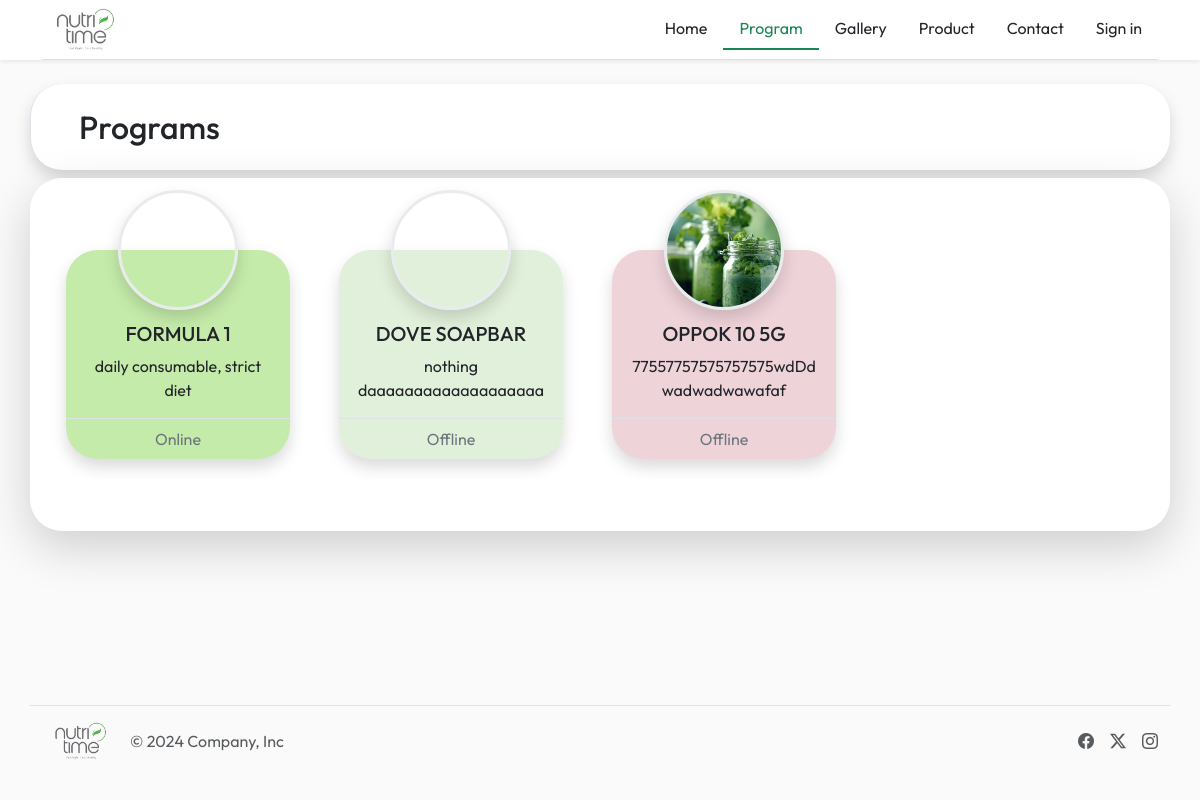
The page /User/pages/program.php on the database as committed earlier.
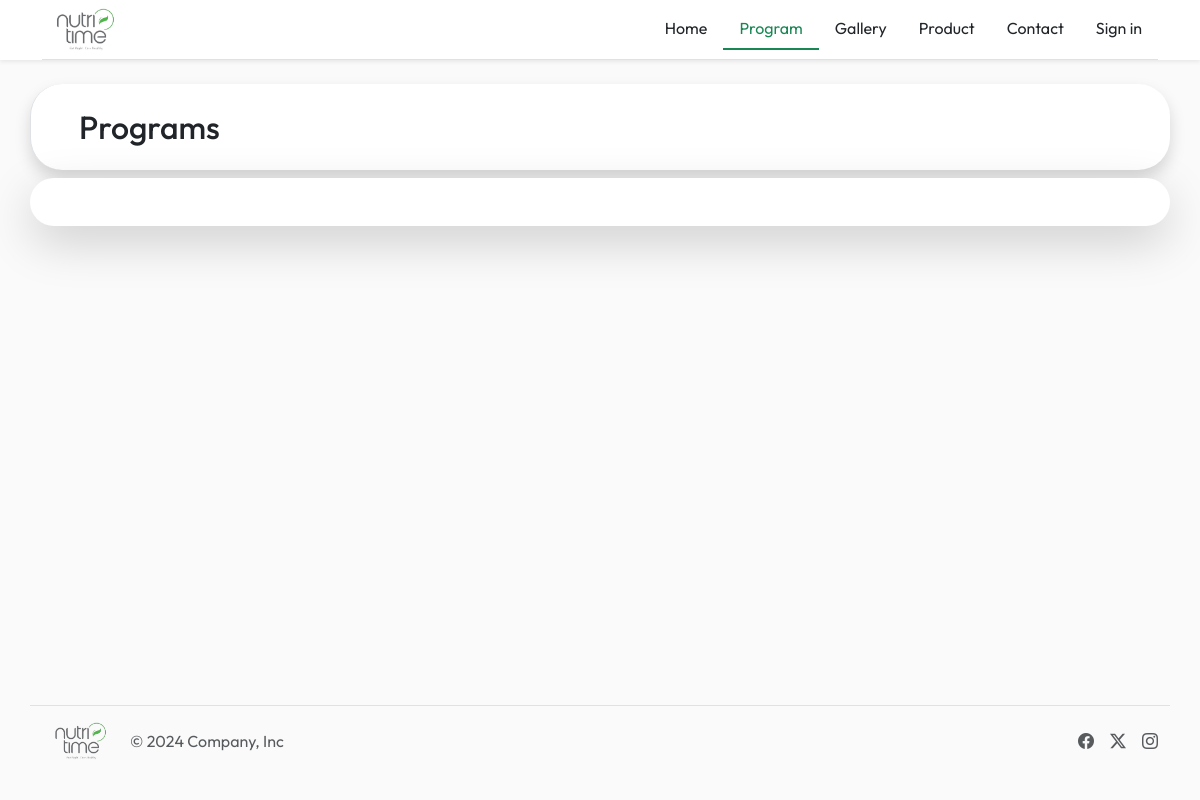
The same page on the database as committed later.
### tables this page shows
CREATE TABLE `program` (
  `program_id` int(11) NOT NULL,
  `program_name` varchar(50) NOT NULL,
  `program_img` varchar(50) NOT NULL,
  `program_purpose` varchar(50) NOT NULL,
  `program_duration` varchar(50) NOT NULL,
  `program_age` varchar(20) NOT NULL,
  `program_fee` int(20) NOT NULL,
  `program_condition` varchar(50) NOT NULL,
  `program_mode` varchar(50) NOT NULL
);

### User/pages/program.php (the view, shortened to what this page needs)
<?php
 include './connect.php';
?>
<!DOCTYPE html>
<html lang="en">
<head>
    <link rel="stylesheet" href="../css/style.css">
    <link rel="stylesheet" href="https://cdn.jsdelivr.net/npm/bootstrap@5.3.2/dist/css/bootstrap.min.css">
    <link rel="stylesheet" href="https://cdn.jsdelivr.net/npm/bootstrap-icons@1.11.3/font/bootstrap-icons.min.css">
    <link rel="stylesheet" href="https://cdnjs.cloudflare.com/ajax/libs/font-awesome/5.15.3/css/all.min.css">
</head>
<body>
    <div class="container-fluid bg-white shadow-sm">
        <div class="container">
            <header class="d-flex flex-wrap justify-content-center py-2 mb-4 border-bottom">
                <a href="/"
                    class="d-flex align-items-center mb-3 mb-md-0 me-md-auto link-body-emphasis text-decoration-none">
                    <img src="../images/icon.png" class="icon1 me-2" width="90">
                </a>
                <ul class="nav">
                    <li class="nav-item"><a href="../../index.html" class="nav-link text-dark">Home</a></li>
                    <li class="nav-item"><a href="./program.php"class="nav-link text-success border-bottom border-2 border-success text-success">Program</a></li>
                    <li class="nav-item"><a href="./gallery.php" class="nav-link text-dark">Gallery</a></li>
                    <li class="nav-item"><a href="./product.php" class="nav-link text-dark">Product</a></li>
                    <li class="nav-item"><a href="./contact.php" class="nav-link text-dark">Contact</a></li>
                    <li class="nav-item"><a href="./login.php" class="nav-link text-dark">Sign in</a></li>
                </ul>
            </header>
        </div>
    </div>
    <div class="container">
    <div class="row">
    <div class="h2 py-4 px-5 border-start bg-white rounded-5 shadow">Programs</div>
    <div class="card border-0 shadow-lg rounded-5">
        <div class="row text-center p-4">
        <?php
        $colors = array('#C5EBAA', '#E1F0DA', '#EED3D9', '#C6DCBA', '#D4E2D4', '#EEE0C9', '#C2DEDC', '#96B6C5', '#F5F0BB', '#F1F7B5');
        $sql=mysqli_query($conn,"SELECT * FROM program ORDER BY program_id ");
        $color_index = 0;
        while($row=mysqli_fetch_assoc($sql))
        {
            $prg_name=$row['program_name'];
            $prg_img=$row['program_img'];
            $prg_con=$row['program_condition'];
            $prg_mode=$row['program_mode'];
            $color = $colors[$color_index % count($colors)];
            $color_index++;
        ?>
        <div class="col-lg-3 col-md col-sm-6 col my-5 ">
            <div class="card shadow rounded-5 pt-5 border-0 h-100" style="width: 14rem; position: relative; background-color: <?php echo $color; ?>">
                <div class="image-container rounded-circle overflow-hidden border border-3 border-light-subtle shadow z-3 position-absolute" style="width: 120px; height: 120px; margin: auto; top: -60px; left: 0; right: 0; background-image: url('../../Admin/images/program/<?php echo $prg_img; ?>'); background-size: cover; background-position: center;"></div>
                <div class="card-body pt-4">
                    <h5 class="card-title text-uppercase"><?php echo $prg_name; ?></h5>
                    <p class="card-text"><?php echo $prg_con; ?></p>
                </div>
                <div class="card-footer text-secondary bg-transparent border-top"><?php echo $prg_mode; ?></div>
            </div>
        </div>
        <?php
        }
        ?>
        </div>
            </div>
    </div>
</div>
        <footer class="d-flex flex-wrap container justify-content-between fixed-bottom align-items-center py-3 my-4 border-top">
            <div class="col-md-4 d-flex align-items-center">
                <a href="../../index.html" class="mb-3 me-2 mb-md-0 text-body-secondary text-decoration-none lh-1">
                    <img src="../images/icon.png" alt="" width="80">
                </a>
                <span class="mb-3 mb-md-0 text-body-secondary">&copy; 2024 Company, Inc</span>
            </div>
            <ul class="nav col-md-4 justify-content-end list-unstyled d-flex">
            <li class="ms-3"><a class="text-body-secondary" href="#"><i class="bi bi-facebook" width="24" height="24"></i></a></li>
            <li class="ms-3"><a class="text-body-secondary" href="#"><i class="bi bi-twitter-x" width="24" height="24"></i></a></li>
            <li class="ms-3"><a class="text-body-secondary" target="_blank" href="https://www.instagram.com/nutritimenutritionclub/"><i class="bi bi-instagram" width="24" height="24"></i></a></li>
            </ul>
        </footer>
</body>
</html>

### User/pages/program.php (style rules this page uses)
body { background-color: rgb(250, 250, 250); font-family: "Outfit", sans-serif; }

Rows that differ between the two databases and show on the page:
removed program: program_name "FORMULA 1", program_condition "daily consumable, strict diet", program_mode "Online"
removed program: program_name "DOVE SOAPBAR", program_condition "nothing daaaaaaaaaaaaaaaaaaa", program_mode "Offline"
removed program: program_img (picture), program_name "OPPOK 10 5G", program_condition "77557757575757575wdDdwadwadwawafaf", program_mode "Offline"
